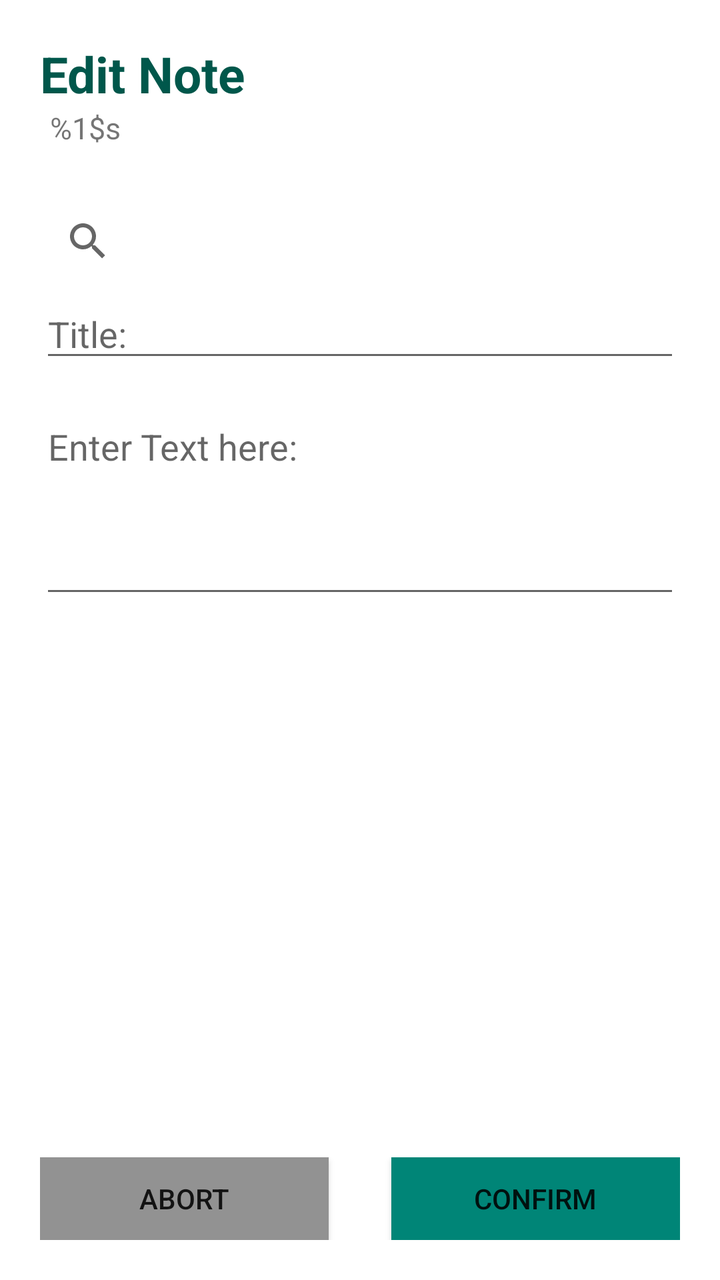
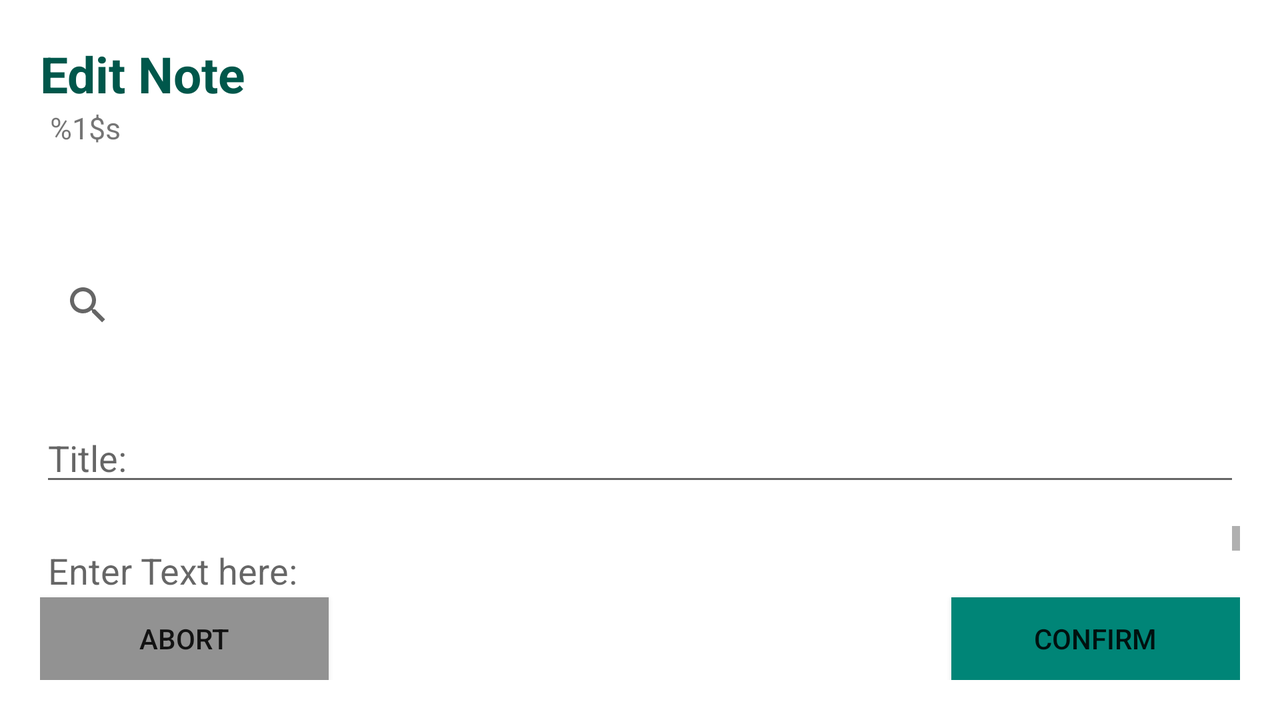

Compare how this app lays out the same screen by default and in its alternative resource folder. The renders come first, then the two layout files and the values they reference.
<!-- AndroidManifest.xml: application theme AppTheme -->
<!-- res/layout/activity_edit_note.xml -->
<?xml version="1.0" encoding="utf-8"?>
<RelativeLayout xmlns:android="http://schemas.android.com/apk/res/android"
    android:id="@+id/rl_edit_note"
    android:layout_width="fill_parent"
    android:layout_height="fill_parent"
    android:contentDescription="@string/Edit"
    android:orientation="vertical"
    android:padding="20dip">

    <LinearLayout
        android:id="@+id/edit_note_header"
        android:layout_width="match_parent"
        android:layout_height="wrap_content"
        android:orientation="vertical">
        <TextView
            android:id="@+id/TextView2"
            android:layout_width="wrap_content"
            android:layout_height="wrap_content"
            android:textSize="25sp"
            android:textStyle="bold"
            android:text="@string/Edit"
            android:textColor="@color/colorPrimaryDark"/>
        <TextView
            android:id="@+id/tv_note_location"
            android:layout_width="wrap_content"
            android:layout_height="wrap_content"
            android:textSize="15sp"
            android:text="@string/created_at_location"
            android:lines="2"
            android:layout_marginLeft="5sp"
            android:layout_marginBottom="5sp"
            />

    </LinearLayout>

    <SearchView
        android:id="@+id/search_view_find_text"
        android:layout_width="wrap_content"
        android:layout_height="wrap_content"
        android:queryHint="Search for Text"
        android:layout_below="@+id/edit_note_header"
        android:layout_marginTop="0px" />


    <EditText
        android:id="@+id/et_edit_note_title"
        android:layout_width="fill_parent"
        android:layout_height="wrap_content"
        android:layout_below="@+id/search_view_find_text"
        android:layout_marginTop="0px"
        android:ems="10"
        android:focusableInTouchMode="true"
        android:hint="Title:"
        android:inputType="text"
        android:maxLength="30"
        android:maxLines="1" />

    <ScrollView
        android:id="@+id/scrollview"
        android:layout_width="match_parent"
        android:layout_height="match_parent"
        android:layout_below="@+id/et_edit_note_title"
        android:layout_above="@id/bt_edit_note_create_cancel"
        android:layout_marginTop="15dp"
        android:maxLength="2000"
        android:ems="10"
        android:hint="@string/Body_hint"
        android:gravity="top"
        android:inputType="textMultiLine">

        <EditText
            android:id="@+id/et_edit_note_body"
            android:layout_width="fill_parent"
            android:layout_height="wrap_content"
            android:ems="10"
            android:gravity="top"
            android:hint="@string/Body_hint"
            android:inputType="textMultiLine"
            android:maxLength="2000"
            android:maxLines="13"
            android:minHeight="50pt" />

    </ScrollView>


    <Button
        android:id="@+id/bt_edit_note_create_save"
        android:layout_width="70pt"
        android:layout_height="20pt"
        android:layout_alignParentRight="true"
        android:layout_alignParentBottom="true"
        android:background="@color/colorPrimary"
        android:text="@string/Confirm_bt" />

    <Button
        android:id="@+id/bt_edit_note_create_cancel"
        android:layout_width="70pt"
        android:layout_height="20pt"
        android:layout_alignParentLeft="true"
        android:layout_alignParentBottom="true"
        android:background="@color/BackgroundGrey"
        android:text="@string/Abort_bt"
        />
</RelativeLayout>
<!-- resources referenced by this layout -->
<resources>
  <color name="BackgroundGrey">#929292</color>
  <color name="colorPrimary">#008577</color>
  <color name="colorPrimaryDark">#00574B</color>
  <string name="Abort_bt">Abort</string>
  <string name="Body_hint">Enter Text here:</string>
  <string name="Confirm_bt">Confirm</string>
  <string name="Edit">Edit Note</string>
  <string name="created_at_location">%1$s</string>
  <style name="AppTheme" parent="Theme.AppCompat.DayNight">
          
          <item name="colorPrimary">@color/colorPrimary</item>
          <item name="colorPrimaryDark">@color/colorPrimaryDark</item>
          <item name="colorAccent">@color/colorAccent</item>
          <item name="android:windowBackground">@color/backGround</item>
      </style>
  <color name="colorAccent">#D81B60</color>
  <color name="backGround">@android:color/background_light</color>
</resources>
<!-- res/layout-land/activity_edit_note.xml (the repository's variant of the layout above) -->
<!-- drawn on the phone turned sideways -->
<?xml version="1.0" encoding="utf-8"?>
<RelativeLayout xmlns:android="http://schemas.android.com/apk/res/android"
    android:id="@+id/rl_edit_note"
    android:layout_width="fill_parent"
    android:layout_height="fill_parent"
    android:contentDescription="@string/Edit"
    android:orientation="horizontal"
    android:padding="20dip">

    <LinearLayout
        android:id="@+id/edit_note_header"
        android:layout_width="match_parent"
        android:layout_height="wrap_content"
        android:orientation="vertical">
        <TextView
            android:id="@+id/TextView2"
            android:layout_width="wrap_content"
            android:layout_height="wrap_content"
            android:textSize="25sp"
            android:textStyle="bold"
            android:text="@string/Edit"
            android:textColor="@color/colorPrimaryDark"/>
        <TextView
            android:id="@+id/tv_note_location"
            android:layout_width="wrap_content"
            android:layout_height="wrap_content"
            android:textSize="15sp"
            android:text="@string/created_at_location"
            android:lines="2"
            android:layout_marginLeft="5sp"
            android:layout_marginBottom="5sp"
            />

    </LinearLayout>

    <SearchView
        android:id="@+id/search_view_find_text"
        android:layout_width="wrap_content"
        android:layout_height="wrap_content"
        android:queryHint="Search for Text"
        android:layout_below="@+id/edit_note_header"
        android:layout_marginTop="32dp" />


    <EditText
        android:id="@+id/et_edit_note_title"
        android:layout_width="fill_parent"
        android:layout_height="wrap_content"
        android:layout_below="@+id/search_view_find_text"
        android:layout_marginTop="30dp"
        android:ems="10"
        android:focusableInTouchMode="true"
        android:hint="Title:"
        android:inputType="text"
        android:maxLength="30"
        android:maxLines="1" />

    <ScrollView
        android:id="@+id/scrollview"
        android:layout_width="match_parent"
        android:layout_height="match_parent"
        android:layout_below="@+id/et_edit_note_title"
        android:layout_above="@id/bt_edit_note_create_cancel"
        android:layout_marginTop="15dp"
        android:maxLength="2000"
        android:ems="10"
        android:hint="@string/Body_hint"
        android:gravity="top"
        android:inputType="textMultiLine">

        <EditText
            android:id="@+id/et_edit_note_body"
            android:layout_width="fill_parent"
            android:layout_height="wrap_content"
            android:ems="10"
            android:gravity="top"
            android:hint="@string/Body_hint"
            android:inputType="textMultiLine"
            android:maxLength="2000"
            android:maxLines="13"
            android:minHeight="50pt" />

    </ScrollView>


    <Button
        android:id="@+id/bt_edit_note_create_save"
        android:layout_width="70pt"
        android:layout_height="20pt"
        android:layout_alignParentRight="true"
        android:layout_alignParentBottom="true"
        android:background="@color/colorPrimary"
        android:text="@string/Confirm_bt" />

    <Button
        android:id="@+id/bt_edit_note_create_cancel"
        android:layout_width="70pt"
        android:layout_height="20pt"
        android:layout_alignParentLeft="true"
        android:layout_alignParentBottom="true"
        android:background="@color/BackgroundGrey"
        android:text="@string/Abort_bt"
        />
</RelativeLayout>
